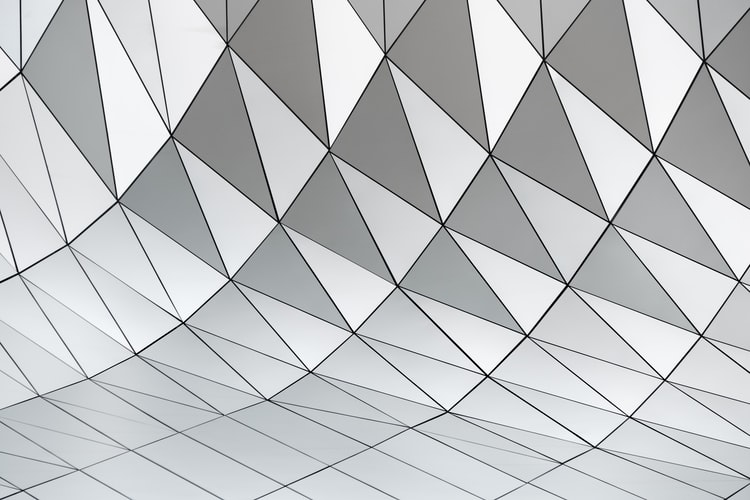
#> input picture photo-1502370414204-7e128f26d730.jpeg, 750 x 500 px
$ jupyter execute Corner_detetion_using_Harris_detector.ipynb   (shell and % lines are left out)
#> lines starting #> are read from the running program, lines starting #| are printed output that depends on the picture
## Import required modules

[cell 1]
import matplotlib.pyplot as plt
import numpy as np
import cv2

## Read image

[cell 2]
# Read in the image
image = cv2.imread('photo-1502370414204-7e128f26d730.jpeg')
#> image is the input picture: shape (500, 750, 3); mean B, G, R 196.7, 194.8, 192.5
plt.imshow(image)

[cell 3]
# Above image look quite wierd because opencv read in BGR color space by defalut .
# let's fix this by converting BGR to RGB color space.

image = cv2.cvtColor(image, cv2.COLOR_BGR2RGB)

plt.imshow(image)

# Now it looks great

## Convert this image in gray scale

[cell 4]
# Convert to grayscale
gray = cv2.cvtColor(image, cv2.COLOR_RGB2GRAY)
gray = np.float32(gray)

## Detect edges using Harris Corner in openCV

[cell 5]
# Detect corners
dst = cv2.cornerHarris(gray, 2, 3, 0.04)
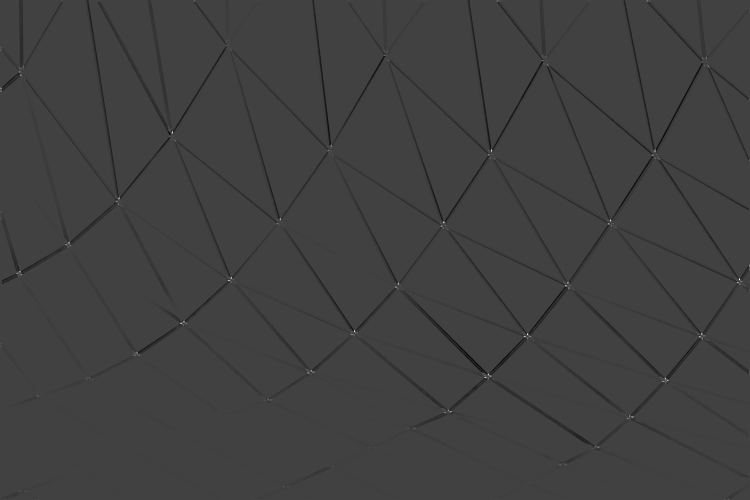
#> dst: shape (500, 750) float32; min -83587104, max 241907424, mean -1330957.6; drawn with min black and max white
plt.imshow(dst, cmap="gray")
# I know image not looks good

[cell 6]
# Apply dilation image to enhance corner points
dst = cv2.dilate(dst,None)
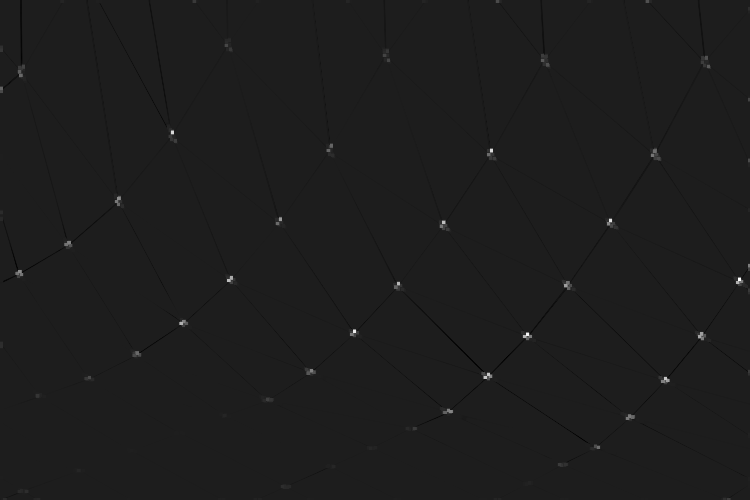
#> dst: shape (500, 750) float32; min -31370394, max 241907424, mean 172778.9; drawn with min black and max white
plt.imshow(dst, cmap='gray')

[cell 7]
# Define your threshold ("you can vary it according to your wish")

thresh = 0.01*dst.max()
#> thresh = 2419074.2

# Create copy of rgb image to draw corners on it.
corner_image = np.copy(image)

# Iterate through all the corners and draw them on the image (if they pass the threshold)
for j in range(0, dst.shape[0]):
    for i in range(0, dst.shape[1]):
        if(dst[j,i] > thresh):
            # image, center pt, radius, color, thickness
            cv2.circle( corner_image, (i, j), 1, (0,0,255), 1)
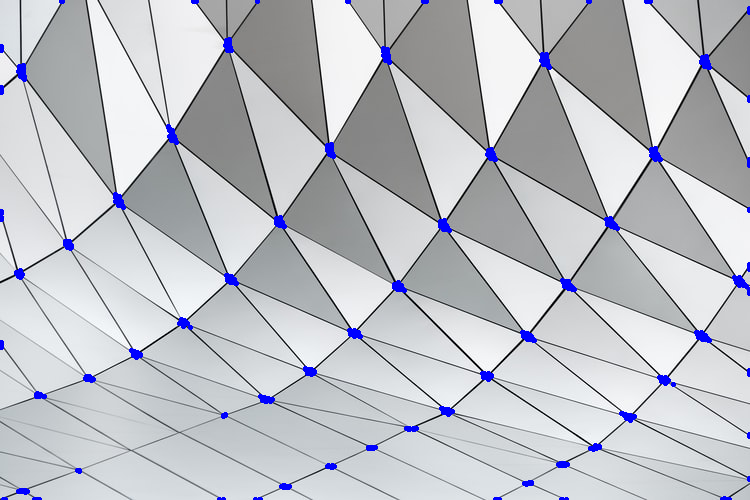
#> corner_image: shape (500, 750, 3); mean R, G, B 190.4, 192.6, 198.4

plt.imshow(corner_image)

## Use matplotlib to save your corners_image in local directory

[cell 8]
plt.imsave("_cornerDetected_image.jpg",corner_image)
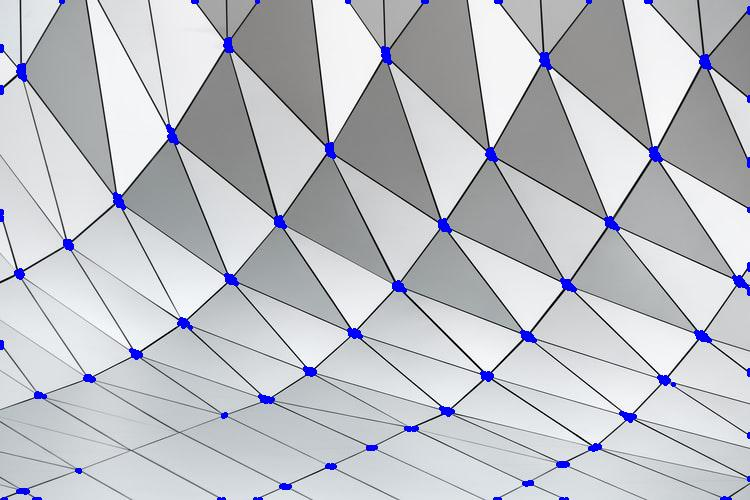
#> saved as _cornerDetected_image.jpg: shape (500, 750, 3); mean R, G, B 190.5, 192.7, 198.1
